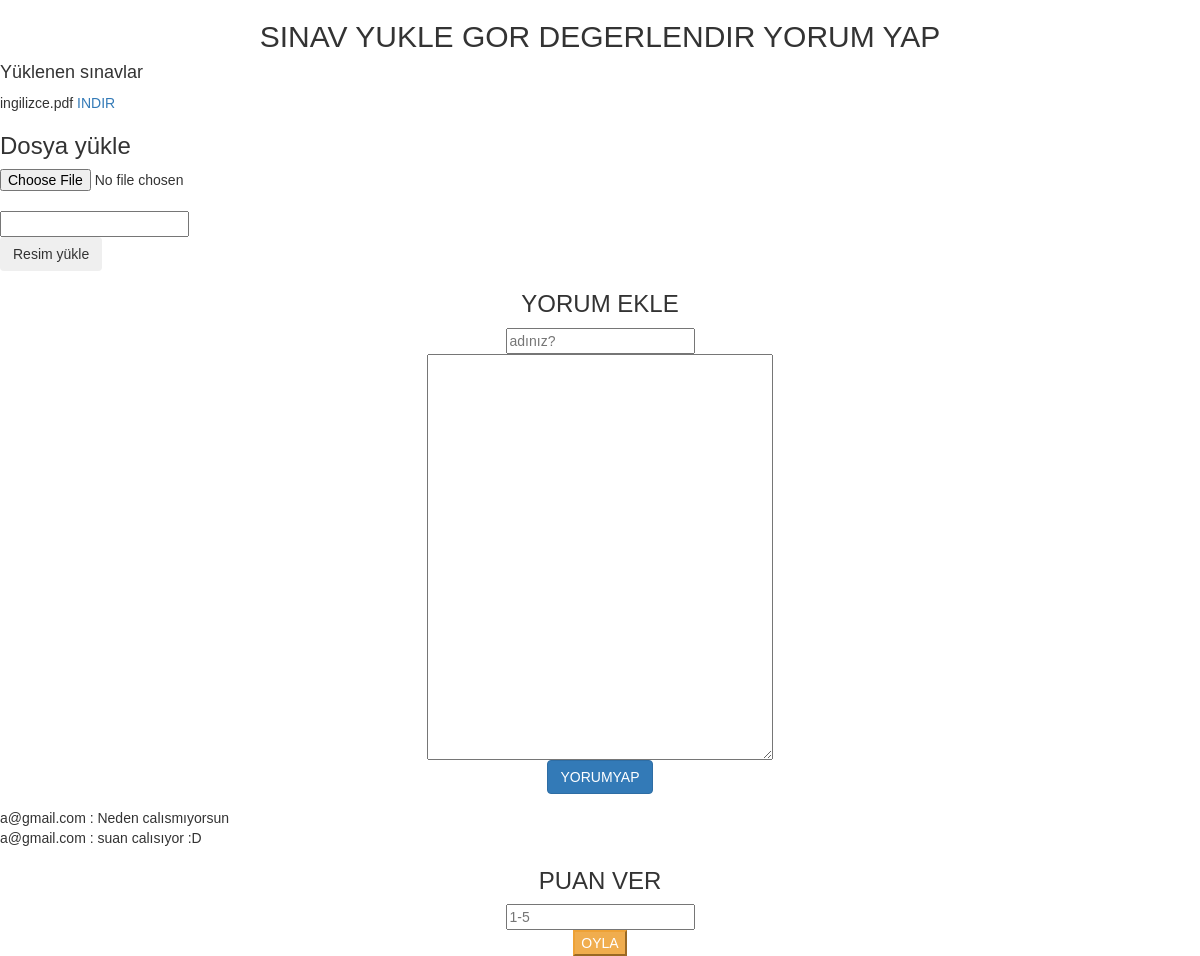
The app's page /PHP-PDO/SINAVGOR.php with its own data.
### tables this page shows
CREATE TABLE `sinavb` (
  `id` int(5) NOT NULL,
  `dosyaadi` text NOT NULL,
  `detay` text NOT NULL
);

CREATE TABLE `yorum` (
  `id` int(5) NOT NULL,
  `yorum` varchar(250) NOT NULL,
  `mail` varchar(50) NOT NULL,
  `alıcı` varchar(50) NOT NULL
);

### PHP-PDO/SINAVGOR.php (the view, shortened to what this page needs)
<center>
    <h2>SINAV YUKLE  GOR DEGERLENDIR YORUM YAP </h2>
</center>
<?php
include "baglan.php";
echo"<h4>Yüklenen sınavlar</h4>";
$sql=$db->query("select * from sinavb ",PDO::FETCH_ASSOC);
foreach ($sql as $satir) {
    $a=$satir['dosyaadi'];
    echo"$a<a href='$a'> INDIR</a><br>";
}
?>
<h3>Dosya yükle</h3>
<form action="" method="post" name="resimyukle" enctype="multipart/form-data">
    <input type="file" name="resim"/><br/>
    <input type="text" name="resimaciklama"/><br/>
    <input type="submit" name="gonder" value="Resim yükle" class=" btn btn-dark"/>
</form>
<?php
include "YORUM.PHP";
?>
<?php
include 'puan.php';
?>

### PHP-PDO/YORUM.PHP (shortened to what this page needs)
<?php require_once 'boostrap.php'?>
<center>
    <h3>YORUM EKLE</h3>
    <form method="post" action="">
        <input type="ad" name="kime" placeholder="adınız?"><br>
        <textarea name="yorum" rows="20" cols="40" placeholder="yorumunuzu yapın...." >
        </textarea><br>
        <input  type="submit" value="YORUMYAP" class="btn btn-primary">
    </form>
</center>
<?php
include 'baglan.php';
$query = $db->query("SELECT *  FROM yorum ", PDO::FETCH_ASSOC);
if ( $query->rowCount() ){
    foreach( $query as $t ){
        echo$t['mail']." "." ".":"." ".$t['yorum'].""."<br>";
    }
}
?>

### records on screen
sinavb: dosyaadi "ingilizce.pdf"
yorum: mail "a@gmail.com", yorum "Neden calısmıyorsun"
yorum: mail "a@gmail.com", yorum "suan calısıyor :D"
